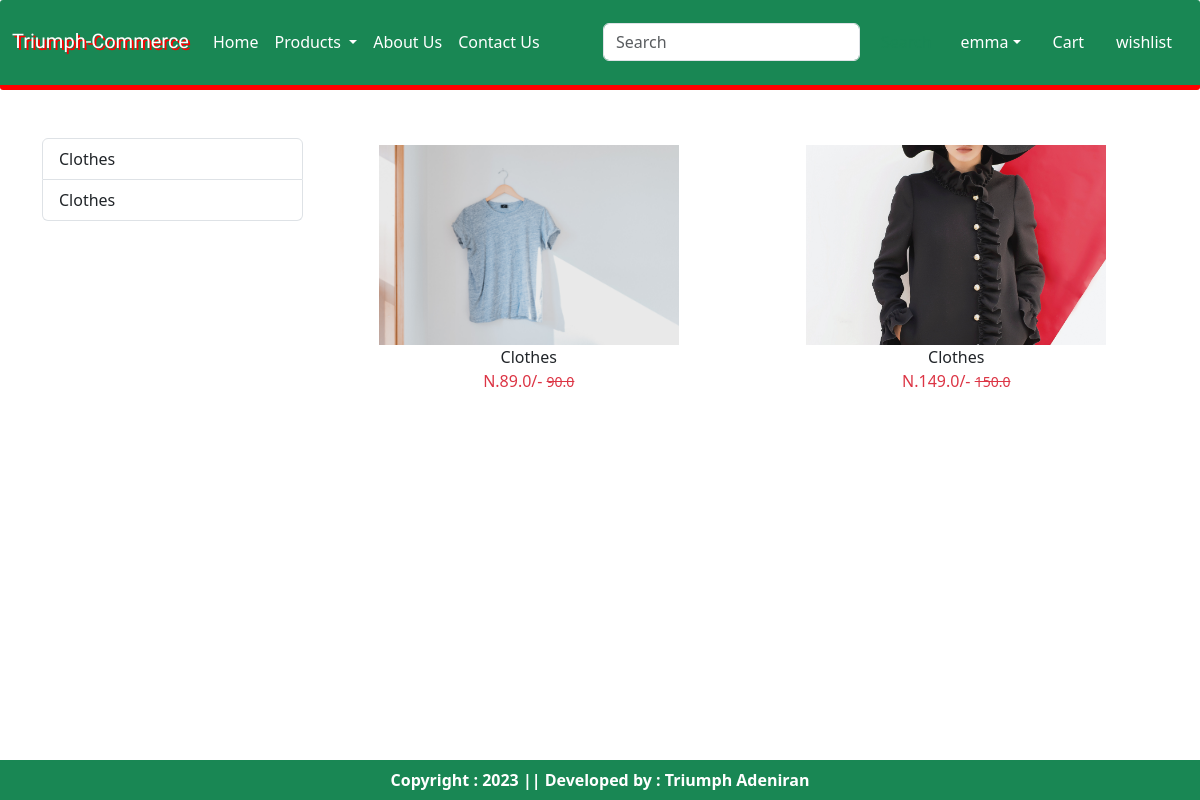
The page /category/CL (signed in) on the database its author committed.
### appli/models.py (models this page shows, shortened)
class Product(models.Model):
    title = models.CharField(max_length=100)
    selling_price = models.FloatField()
    discounted_price = models.FloatField()
    description = models.TextField()
    composition = models.TextField(default='')
    prodapp = models.TextField(default='')
    category = models.CharField(choices=CATEGORY_CHOICES, max_length=2)
    product_image = models.ImageField(upload_to='product')

### appli/views.py (the view)
# urls.py: path("category/<slug:val>", views.CategoryView.as_view(), name="category"),
class CategoryView(View):
    def get(self, request, val):
        product = Product.objects.filter(category=val)
        title = Product.objects.filter(category=val).values('title')
        return render(request, "appli/category.html", locals())

### appli/templates/appli/category.html (shortened to what this page needs)
{% extends 'appli/base.html' %}
{% load static %}
{% block main-content %}
    <div class="container my-5">
        <div class="row">
            <div class="col-sm-3">
                <div class="list-group">
                    {% for val in title %}
                       <a href="{% url 'category-title' val.title %}" class="list-group-item
                       list-group-item-action" aria-current="true">{{val.title}}</a>
                    {% endfor %}
                </div>
            </div>
            <div class="col-sm-9">
                <div class="row">
                     {% for prod in product %}
                         <div class="col text-center mb-4">
                             <a href="{% url 'product-detail' prod.id %}" class="btn">
                                 <div>
                                     <img src="{{prod.product_image.url}}" width="300px" height="200px" style="object-fit:cover;" />
                                     <div class="fw-blod">{{prod.title}}</div>
                                     <div class="fw-blod text-danger">
                                         N.{{prod.discounted_price}}/-
                                         <small class="fw-light text-decoration-line-through">{{prod.selling_price}}</small>
                                     </div>
                                 </div>
                             </a>
                         </div>
                     {% endfor %}
                </div>
            </div>
        </div>
    </div>
{% endblock main-content %}

### appli/templates/appli/base.html (shortened to what this page needs)
<!DOCTYPE html>
{% load static %}
<html lang="en">
<head>
  <link href="https://cdn.jsdelivr.net/npm/bootstrap@5.3.0-alpha1/dist/css/bootstrap.min.css" rel="stylesheet">
  <link rel="stylesheet" href="{% static 'appli/css/owl.carousel.min.css' %}" />
  <link rel="stylesheet" href="{% static 'appli/css/all.min.css' %}" />
  <link rel="stylesheet" href="{% static 'appli/css/style.css' %}" />
</head>
<body>
   <nav class="navbar navbar-expand-lg navbar-dark bg-success navnav">
  <div class="container-fluid">
    <a class="navbar-brand" href="#">
      <p class="logoname">Triumph-Commerce</p>
    </a>
    <div class="collapse navbar-collapse" id="navbarSupportedContent">
      <ul class="navbar-nav me-auto mb-2 mb-lg-0">
        {% if request.user.is_authenticated %}
        <li class="nav-item">
          <a class="nav-link active" aria-current="page" href="/">Home</a>
        </li>
        <li class="nav-item dropdown">
          <a class="nav-link dropdown-toggle" href="#" role="button" data-bs-toggle="dropdown" aria-expanded="false" style="color:white">
            Products
          </a>
        </li>
        <li class="nav-item">
          <a class="nav-link text-white" href="{% url 'about' %}">About Us</a>
        </li>
        <li class="nav-item">
          <a class="nav-link text-white" href="{% url 'contact' %}">Contact Us</a>
        </li>
      </ul>
      <form class="d-flex" role="search">
        <input class="form-control me-2" type="search" placeholder="Search" aria-label="Search">
        <button class="btn btn-outline-success" type="submit">Search</button>
      </form>
    </div>
     <ul class="navbar-nav me-auto mb-2 mb-lg-0">
       <li class="nav-item dropdown mx-2">
           <a class="nav-link dropdown-toggle text-white" href="#"
           id="profileDropdown" role="button" data-bs-toggle="dropdown"
            aria-expanded="false">{{ request.user.username }}</a>
       </li>
       <li class="nav-item mx-2">
         <a href="#" class="nav-link text-white"> Cart</a>
       </li>
       <li class="nav-item mx-2">
         <a href="#" class="nav-link text-white"> wishlist</a>
       </li>
       {% endif %}
     </ul>
    </div>
</nav>
   {% block main-content %}{% endblock main-content %}
   <footer class="container-fluid fixed-bottom bg-success text-center p-2 mt-5" style="color:white;font-weight:bolder;">
     Copyright : 2023 || Developed by : Triumph Adeniran
   </footer>
</body>
</html>

### appli/static/appli/css/style.css (style rules this page uses)
.logoname { font-family: 'Climate Crisis', cursive; font-family: 'Kaushan Script', cursive; font-family: 'Lobster', cursive; font-family: 'Overpass', sans-serif; font-family: 'Sono', sans-serif; padding-top: 0.8rem; text-shadow: 2px 2px red; }
.navnav { position: sticky; top: 0; border-radius: 3px; border-bottom: 5px solid red; z-index: 1; }

### rows shown on the page
Product: product_image (picture), title "Clothes", discounted_price "89.0", selling_price "90.0"
Product: product_image (picture), title "Clothes", discounted_price "149.0", selling_price "150.0"

### other values the page prints
{{ request.user.username }} "emma"
{{ val.title }} "Clothes" "Clothes"
